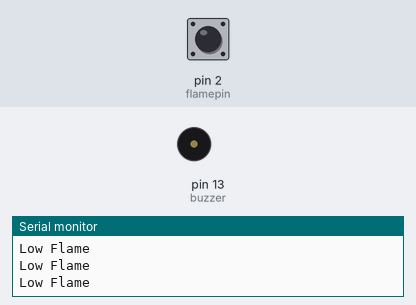
Bench run of a sketch on a simulated Arduino Uno, built with avr-gcc and run on an emulated ATmega328P. On the bench: buzzer (waves = sounding, pin HIGH), the last lines printed to the serial monitor. Inputs (shaded band) come from the test bench; at power-on: pin 2 (flamepin) LOW.

Above: at 1.2 s.
1.3 s: pin 2 (flamepin) driven HIGH
At 1.6 s:
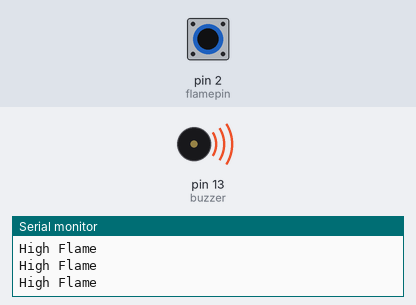
2.8 s: pin 2 (flamepin) driven LOW
At 3.8 s:
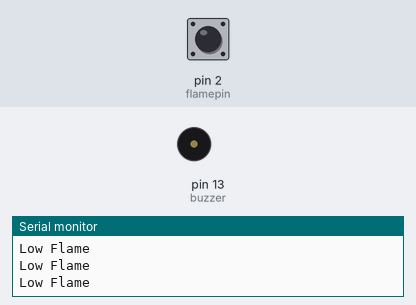
5.8 s: pin 2 (flamepin) pulsed HIGH 2 times (0.12 s each, 0.3 s apart)
At 5.87 s:
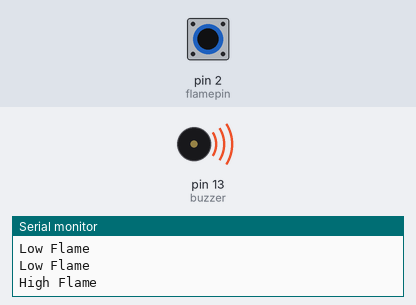
9.4 s: pin 2 (flamepin) pulsed HIGH 2 times (0.12 s each, 0.3 s apart)
At 11.0 s:
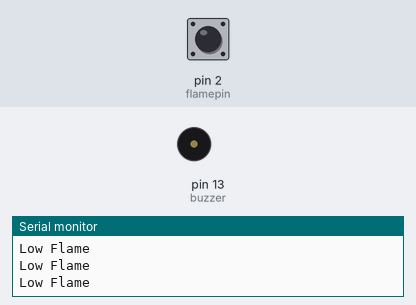
Timing chart, 0 to 12.5 s (numbered marks = the images above; inputs shaded):
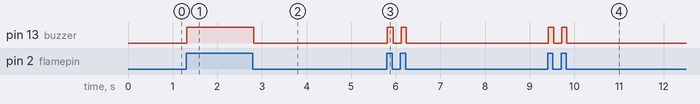

Measured:
- after the input at 1.3 s, pin 13 (buzzer): LOW → HIGH at once
- after the input at 2.8 s, pin 13 (buzzer): HIGH → LOW at once
- after the input at 5.8 s, pin 13 (buzzer): alternates HIGH for 0.12 s and LOW for 0.18 s, 4 changes in all, then stays LOW, starting at once
- after the input at 9.4 s, pin 13 (buzzer): alternates HIGH for 0.12 s and LOW for 0.18 s, 4 changes in all, then stays LOW, starting at once

The sketch:

3_Flame.ino
```cpp
int buzzer = 13;
int flamepin = 2;
int Flame = HIGH;

void setup() {
  // put your setup code here, to run once:
  pinMode(buzzer, OUTPUT);
  pinMode(flamepin, INPUT);
  Serial.begin(9600);
}

void loop() {
  // put your main code here, to run repeatedly:
  Flame = digitalRead(flamepin);
  if(Flame == HIGH){
    Serial.println("High Flame");
    digitalWrite(buzzer, HIGH);
  }
  else{
    Serial.println("Low Flame");
    digitalWrite(buzzer, LOW);
  }
}
```
